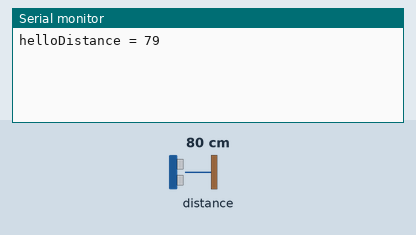
Recording of a sketch running on a simulated ESP8266 (NodeMCU). Shown: the last lines printed to the serial monitor. Wiring (inferred from the names in the program): ultrasonic range finder: trigger GPIO 2; echo GPIO 0. Inputs (shaded band) come from the test bench; at power-on: distance to the obstacle 80 cm. The echo pulse lasts 58.3 µs per cm; WiFi joins after 1.5 s; servers stay silent unless stated.

Above: at 3.0 s.
3.1 s: distance to the obstacle set to 2 cm
At 6.4 s:
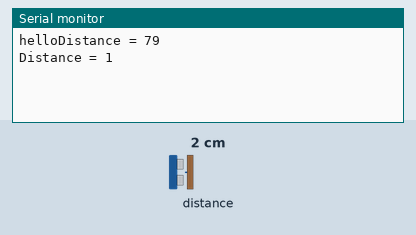
6.9 s: distance to the obstacle set to 4 cm
At 9.9 s:
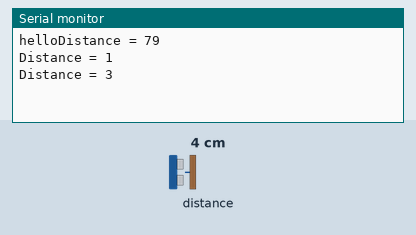
Timing chart, 0 to 11.4 s (numbered marks = the images above; inputs shaded):
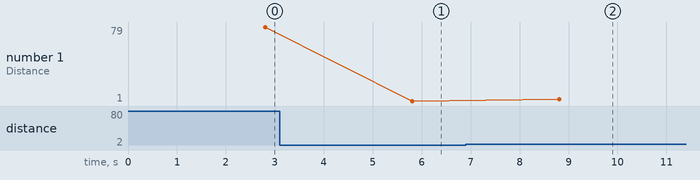

The sketch:

FINAL_PBL.ino
```cpp
// (licence header left out)
  // Comment this out to disable prints and save space
  #define BLYNK_PRINT Serial
#include <ESP8266WiFi.h>
#include <BlynkSimpleEsp8266.h>

// You should get Auth Token in the Blynk App.
// Go to the Project Settings (nut icon).
char auth[] = "4xGds4XQVfCnzPn6WBT0QvUQwoe70M5g";//Enter the token you got from the blynk project from the app
const int trigP = 2;  //D4 Or GPIO-2 of nodemcu
const int echoP = 0;  //D3 Or GPIO-0 of nodemcu

long duration;
int distance;
void setup()
{  Serial.print("hello");
  Serial.begin(115200);
  Blynk.begin("4xGds4XQVfCnzPn6WBT0QvUQwoe70M5g", "Arya", "arya0078");// Enter your Wifi SSID and password, both inside the double quotation
  pinMode(trigP, OUTPUT);  // Sets the trigPin as an Output
  pinMode(echoP, INPUT);   // Sets the echoPin as an Input
  digitalWrite(trigP,LOW);


}

void loop()
{
  digitalWrite(trigP, HIGH);  // tigPin high
  delayMicroseconds(10);      // trigPin high for 10 micro seconds
  digitalWrite(trigP, LOW);   // trigPin low
  duration = pulseIn(echoP, HIGH);   //Read echo pin, time in microseconds
  delay(1000);
  distance= duration*0.034/2;        //Calculating actual/real distance

  Serial.print("Distance = ");        //Output distance on arduino serial monitor
  Serial.println(distance);
  if(distance<40)
  {
    Blynk.email("raghavendraraghu6699@gmail.com","Full","exceeded");
    Blynk.notify("FUll Exceded wew");
                        //Pause for 3 seconds and start measuring distance again
  Blynk.virtualWrite(V3,255);
  Blynk.notify("ayyyyyy raghuuu");
}delay(2000);
}
```

Measured:
- after the input at 3.1 s, the serial monitor: prints a new line after 2.7 s (image 1)
- after the input at 6.9 s, the serial monitor: prints a new line after 1.9 s (image 2)
- plotted number 1: 79 → 1 after the input at 3.1 s, 1 → 3 after the input at 6.9 s
